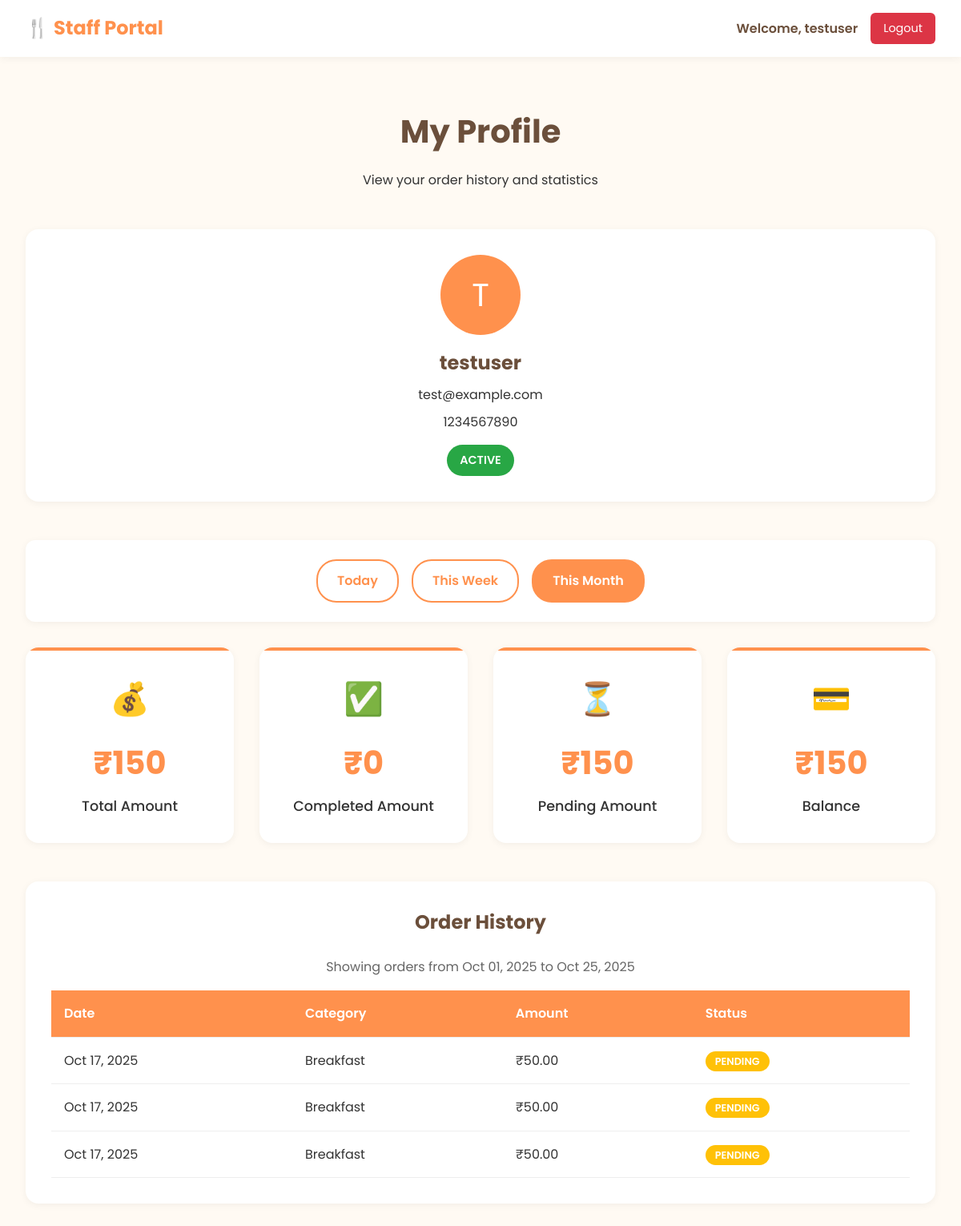
The page /orders/profile/ (signed in) on the database as committed earlier.
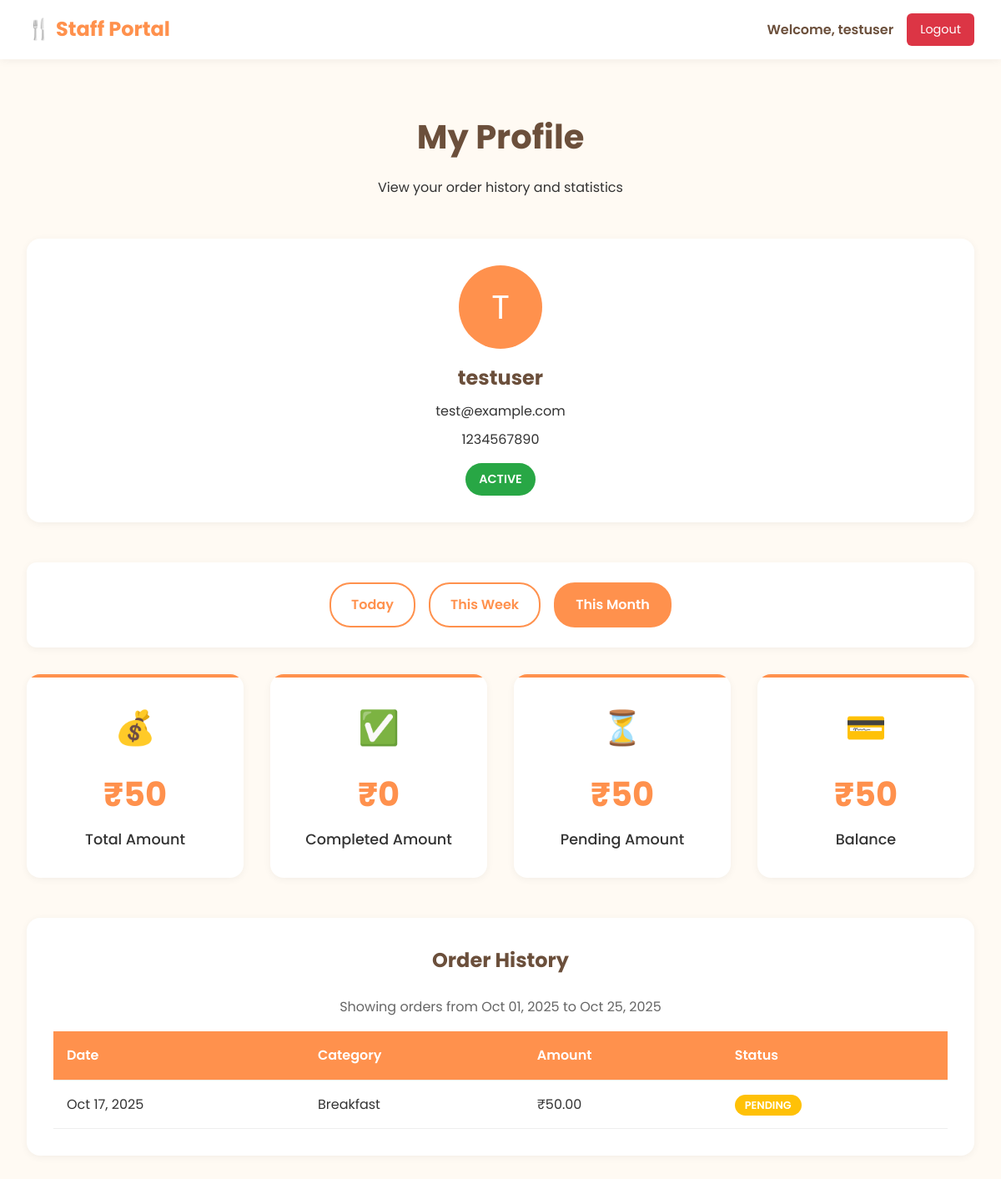
The same page on the database as committed later.
### web/models.py (models this page shows, shortened)
class UserProfile(models.Model):
    ROLE_CHOICES = [
        ('staff', 'Staff'),
        ('kitchen', 'Kitchen'),
        ('manager', 'Manager'),
        ('admin', 'Admin'),
    ]
    user = models.OneToOneField(User, on_delete=models.CASCADE, related_name='profile')
    phone_number = models.CharField(max_length=15, blank=True, null=True)
    role = models.CharField(max_length=20, choices=ROLE_CHOICES, default='staff')
    is_active = models.BooleanField(default=True)
    created_at = models.DateTimeField(auto_now_add=True)
    updated_at = models.DateTimeField(auto_now=True)
    class Meta:
        verbose_name_plural = "User Profiles"

class Order(models.Model):
    ORDER_STATUS_CHOICES = [
        ('pending', 'Pending'),
        ('confirmed', 'Confirmed'),
        ('preparing', 'Preparing'),
        ('ready', 'Ready'),
        ('completed', 'Completed'),
        ('cancelled', 'Cancelled'),
    ]
    user = models.ForeignKey(User, on_delete=models.CASCADE, related_name='orders')
    category = models.ForeignKey(Category, on_delete=models.CASCADE)
    date = models.DateField(default=timezone.now)
    price = models.DecimalField(max_digits=10, decimal_places=2)
    status = models.CharField(max_length=20, choices=ORDER_STATUS_CHOICES, default='pending')
    created_at = models.DateTimeField(auto_now_add=True)
    updated_at = models.DateTimeField(auto_now=True)
    notes = models.TextField(blank=True, null=True)
    class Meta:
        ordering = ['-created_at']

class Category(models.Model):
    name = models.CharField(max_length=255)
    price = models.DecimalField(max_digits=10, decimal_places=2)
    image = models.ImageField(upload_to='category_images/', blank=True, null=True)
    is_locked = models.BooleanField(default=False)
    created_at = models.DateTimeField(auto_now_add=True)
    updated_at = models.DateTimeField(auto_now=True)
    class Meta:
        verbose_name_plural = "Categories"

### orders/views.py (the view)
# urls.py: path('profile/', views.profile, name='profile'),
@login_required
def profile(request):
    if not hasattr(request.user, 'profile') or request.user.profile.role != 'staff':
        messages.error(request, 'Access denied.')
        return redirect('orders:login')
    user = request.user
    today = timezone.now().date()
    filter_type = request.GET.get('filter', 'month')
    if filter_type == 'day':
        start_date = today
        end_date = today
    elif filter_type == 'week':
        start_date = today - timezone.timedelta(days=7)
        end_date = today
    else:  # month
        start_date = today.replace(day=1)
        end_date = today
    orders = Order.objects.filter(
        user=user,
        date__range=[start_date, end_date]
    )
    total_amount = orders.aggregate(Sum('price'))['price__sum'] or 0
    completed_orders = orders.filter(status='completed')
    completed_amount = completed_orders.aggregate(Sum('price'))['price__sum'] or 0
    pending_orders = orders.filter(status__in=['pending', 'confirmed', 'preparing'])
    pending_amount = pending_orders.aggregate(Sum('price'))['price__sum'] or 0
    balance = total_amount - completed_amount
    context = {
        'user': user,
        'orders': orders,
        'total_amount': total_amount,
        'completed_amount': completed_amount,
        'pending_amount': pending_amount,
        'balance': balance,
        'filter_type': filter_type,
        'start_date': start_date,
        'end_date': end_date,
    }
    return render(request, 'orders/profile.html', context)

### templates/orders/profile.html (shortened to what this page needs)
{% load static %}
<!DOCTYPE html>
<html lang="en">
<head>
</head>
<body>
    <header class="header">
        <div class="logo">🍴 Staff Portal</div>
        <div class="user-info">
            <span class="user-name">Welcome, {{ user.username }}</span>
            <a href="{% url 'orders:logout' %}" class="logout-btn">Logout</a>
        </div>
    </header>
    <main class="main">
        <div class="container">
            <h1 class="page-title">My Profile</h1>
            <p class="page-subtitle">View your order history and statistics</p>
            <div class="profile-info">
                <div class="profile-avatar">
                    {{ user.username|first|upper }}
                </div>
                <div class="profile-name">{{ user.username }}</div>
                <div class="profile-email">{{ user.email }}</div>
                <div class="profile-phone">{{ user.profile.phone_number|default:"No phone number" }}</div>
                <div class="status-badge {% if user.profile.is_active %}status-active{% else %}status-inactive{% endif %}">
                    {% if user.profile.is_active %}Active{% else %}Inactive{% endif %}
                </div>
            </div>
            <div class="filter-section">
                <div class="filter-buttons">
                    <a href="?filter=day" class="filter-btn {% if filter_type == 'day' %}active{% endif %}">Today</a>
                    <a href="?filter=week" class="filter-btn {% if filter_type == 'week' %}active{% endif %}">This Week</a>
                    <a href="?filter=month" class="filter-btn {% if filter_type == 'month' %}active{% endif %}">This Month</a>
                </div>
            </div>
            <div class="stats-grid">
                <div class="stat-card">
                    <div class="stat-icon">💰</div>
                    <div class="stat-number">₹{{ total_amount|floatformat:0 }}</div>
                    <div class="stat-label">Total Amount</div>
                </div>
                <div class="stat-card">
                    <div class="stat-icon">✅</div>
                    <div class="stat-number">₹{{ completed_amount|floatformat:0 }}</div>
                    <div class="stat-label">Completed Amount</div>
                </div>
                <div class="stat-card">
                    <div class="stat-icon">⏳</div>
                    <div class="stat-number">₹{{ pending_amount|floatformat:0 }}</div>
                    <div class="stat-label">Pending Amount</div>
                </div>
                <div class="stat-card">
                    <div class="stat-icon">💳</div>
                    <div class="stat-number">₹{{ balance|floatformat:0 }}</div>
                    <div class="stat-label">Balance</div>
                </div>
            </div>
            <div class="orders-section">
                <h2 class="section-title">Order History</h2>
                <p style="text-align: center; color: #666; margin-bottom: 1rem;">
                    Showing orders from {{ start_date|date:"M d, Y" }} to {{ end_date|date:"M d, Y" }}
                </p>
                {% if orders %}
                <table class="orders-table">
                    <thead>
                        <tr>
                            <th>Date</th>
                            <th>Category</th>
                            <th>Amount</th>
                            <th>Status</th>
                        </tr>
                    </thead>
                    <tbody>
                        {% for order in orders %}
                        <tr>
                            <td>{{ order.date|date:"M d, Y" }}</td>
                            <td>{{ order.category.name }}</td>
                            <td>₹{{ order.price }}</td>
                            <td>
                                <span class="status-badge-table status-{{ order.status }}">
                                    {{ order.get_status_display }}
                                </span>
                            </td>
                        </tr>
                        {% endfor %}
                    </tbody>
                </table>
                {% else %}
                <div class="no-orders">
                    <h3>No orders found</h3>
                    <p>You haven't placed any orders in this time period.</p>
                </div>
                {% endif %}
            </div>
        </div>
    </main>
</body>
</html>

### templates/orders/profile.html (style rules this page uses)
:root { --primary: #ff914d; --accent: #6b4f3b; --bg: #fffaf3; --text: #333; --white: #ffffff; --shadow: 0 4px 20px rgba(0,0,0,0.1); --shadow-light: 0 2px 10px rgba(0,0,0,0.05); --transition: 0.3s ease-in-out; --success: #28a745; --warning: #ffc107; --danger: #dc3545; --info: #17a2b8; }
* { margin: 0; padding: 0; box-sizing: border-box; }
body { font-family: 'Poppins', sans-serif; background: var(--bg); color: var(--text); line-height: 1.6; }
.header { position: fixed; top: 0; left: 0; right: 0; display: flex; justify-content: space-between; align-items: center; padding: 1rem 2rem; background: var(--white); box-shadow: var(--shadow-light); z-index: 1000; }
.logo { font-size: 1.5rem; font-weight: 700; color: var(--primary); }
.user-info { display: flex; align-items: center; gap: 1rem; }
.user-name { font-weight: 600; color: var(--accent); }
.logout-btn { background: var(--danger); color: var(--white); padding: 0.5rem 1rem; border: none; border-radius: 6px; text-decoration: none; font-size: 0.9rem; transition: all var(--transition); }
.main { padding-top: 100px; min-height: 100vh; padding-bottom: 100px; }
.container { max-width: 1200px; margin: 0 auto; padding: 2rem; }
.page-title { text-align: center; font-size: 2.5rem; font-weight: 700; color: var(--accent); margin-bottom: 1rem; }
.page-subtitle { text-align: center; color: var(--text); margin-bottom: 3rem; }
.profile-info { background: var(--white); border-radius: 16px; padding: 2rem; box-shadow: var(--shadow-light); margin-bottom: 3rem; text-align: center; }
.profile-avatar { width: 100px; height: 100px; border-radius: 50%; background: var(--primary); color: var(--white); display: flex; align-items: center; justify-content: center; font-size: 2.5rem; margin: 0 auto 1rem; }
.profile-name { font-size: 1.5rem; font-weight: 700; color: var(--accent); margin-bottom: 0.5rem; }
.profile-email { color: var(--text); margin-bottom: 0.5rem; }
.profile-phone { color: var(--text); margin-bottom: 1rem; }
.status-badge { display: inline-block; padding: 0.5rem 1rem; border-radius: 20px; font-size: 0.9rem; font-weight: 600; text-transform: uppercase; }
.status-active { background: var(--success); color: var(--white); }
.filter-section { background: var(--white); border-radius: 12px; padding: 1.5rem; margin-bottom: 2rem; box-shadow: var(--shadow-light); }
.filter-buttons { display: flex; gap: 1rem; justify-content: center; flex-wrap: wrap; }
.filter-btn { padding: 0.75rem 1.5rem; border: 2px solid var(--primary); background: transparent; color: var(--primary); border-radius: 25px; font-weight: 600; cursor: pointer; transition: all var(--transition); text-decoration: none; }
.filter-btn:hover, .filter-btn.active { background: var(--primary); color: var(--white); }
.stats-grid { display: grid; grid-template-columns: repeat(auto-fit, minmax(250px, 1fr)); gap: 2rem; margin-bottom: 3rem; }
.stat-card { background: var(--white); border-radius: 16px; padding: 2rem; box-shadow: var(--shadow-light); text-align: center; transition: all var(--transition); position: relative; overflow: hidden; }
.stat-card::before { content: ''; position: absolute; top: 0; left: 0; right: 0; height: 4px; background: var(--primary); }
.stat-icon { font-size: 2.5rem; margin-bottom: 1rem; }
.stat-number { font-size: 2.5rem; font-weight: 700; color: var(--primary); margin-bottom: 0.5rem; }
.stat-label { color: var(--text); font-weight: 500; font-size: 1.1rem; }
.orders-section { background: var(--white); border-radius: 16px; padding: 2rem; box-shadow: var(--shadow-light); margin-bottom: 3rem; }
.section-title { font-size: 1.5rem; font-weight: 700; color: var(--accent); margin-bottom: 1.5rem; text-align: center; }
.orders-table { width: 100%; border-collapse: collapse; margin-top: 1rem; }
.orders-table th, .orders-table td { padding: 1rem; text-align: left; border-bottom: 1px solid #eee; }
.orders-table th { background: var(--primary); color: var(--white); font-weight: 600; }
.status-badge-table { padding: 0.25rem 0.75rem; border-radius: 15px; font-size: 0.8rem; font-weight: 600; text-transform: uppercase; }
.status-pending { background: var(--warning); color: var(--white); }

Rows that differ between the two databases and show on the page:
removed Order: date "Oct 17, 2025", category.name "Breakfast", price "50.00", status "PENDING"
removed Order: date "Oct 17, 2025", category.name "Breakfast", price "50.00", status "PENDING"
Other text that changed with them:
{{ total_amount|floatformat:0 }}: "150" → "50"
{{ pending_amount|floatformat:0 }}: "150" → "50"
{{ balance|floatformat:0 }}: "150" → "50"
